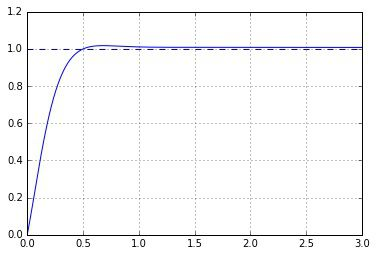

Write the Python code that produced this figure.
from control.matlab import *
from matplotlib import pyplot as plt
    
def main():
  # 伝達関数のパラメータ
  num = [2, 5, 1]     # 分子の係数
  den = [1, 2, 3]     # 分母の係数
  sys = tf(num, den)  # 伝達関数モデルの作成
  nyquist(sys)         # ナイキスト線図のプロット
  plt.show()
  # PID制御器のパラメータ
  Kp = 0.5  # 比例
  Ki = 0.01 # 積分
  Kd = 0.01 # 微分
  num = [Kd, Kp, Ki]
  den = [1, 0]
  K = tf(num, den)
  # 制御対象
  Kt = 1
  J = 0.01
  C = 0.1
  num = [Kt]
  den = [J, C, 0]
  G = tf(num, den)
  # フィードバックループ
  sys = feedback(K*G, 1)
  t = np.linspace(0, 3, 1000)
  y, T = step(sys, t)
  plt.plot(T, y)
  ｐｌｔ.grid()
  plt.axhline(1, color="b", linestyle="--")
  plt.xlim(0, 3)
  
if __name__ == "__main__":
  main()
